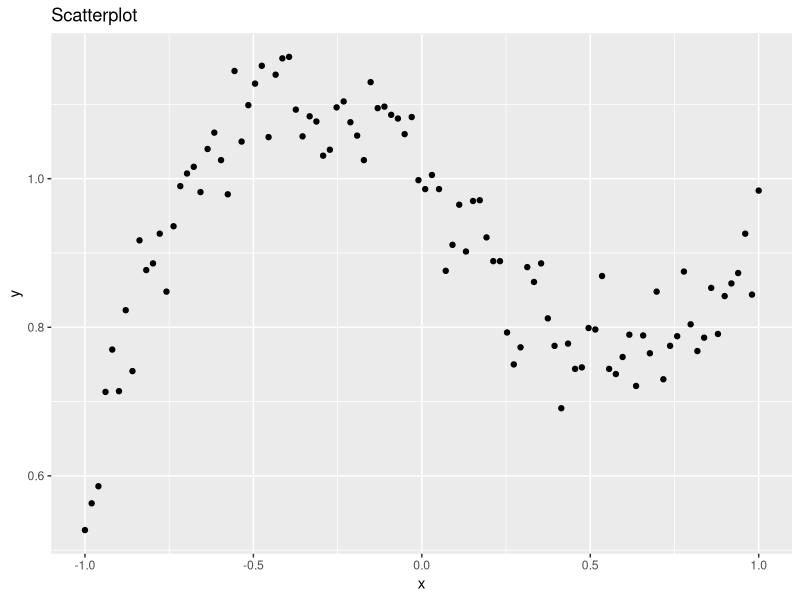
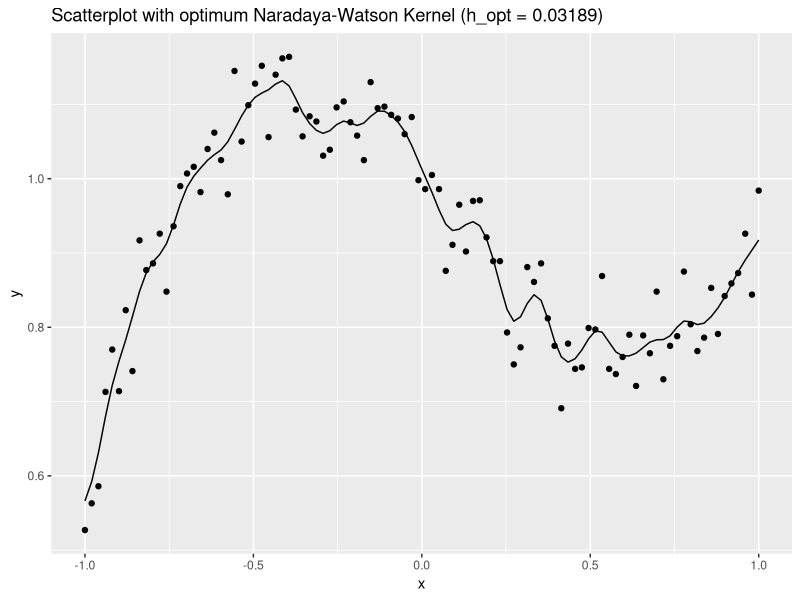
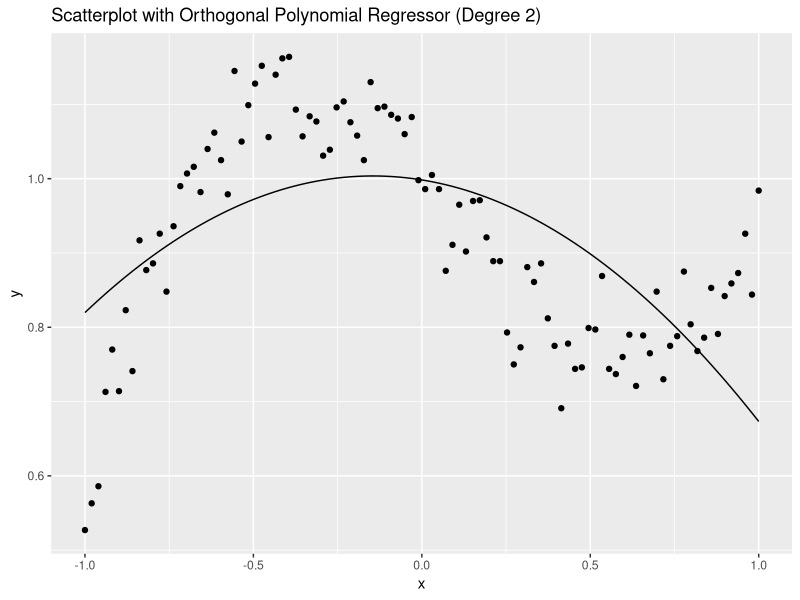
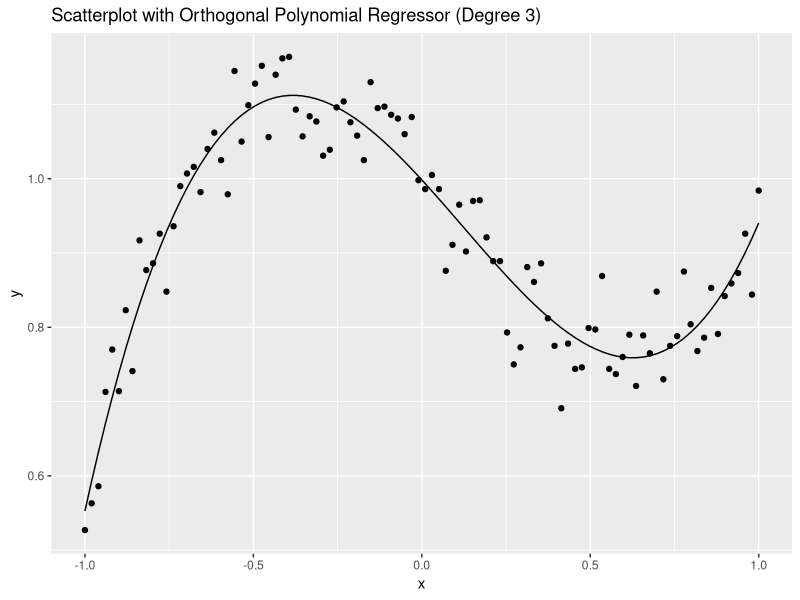
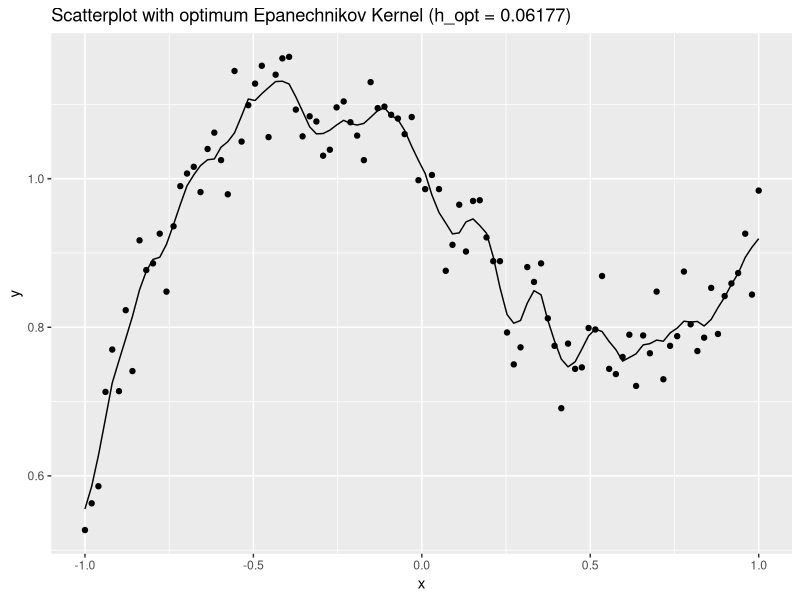

Generate these figures, in order, with R:

library(ggplot2)

data <- read.csv('./data/mountain-chain-1.csv')

ggplot(data, aes(x, y)) + geom_point() + ggtitle("Scatterplot")

get_h_opt_with_one_out_of_sample_cv <- function(kernel, x, y) {
    #
    # Get optimum h with one-out-of-sample cross-validation.
    # This function can be used with different kernels by simply
    # passing a function through the `kernel` parameter that
    # accepts `x`, `y`, `x_new`, and `h` as parameters, where `x`
    # and `y` does not include the current sample.
    #
    h_opt <- 0
    h_cv <- 100
    for (h in seq(0.005, 1, length = 1000)) {
        h_cv_current <- 0
        for (i in 1:length(x)) {
            h_cv_current <- (
                h_cv_current +
                (y[i] - kernel(x[i], x[-i], y[-i], h))^2
            )
        }
        if (h_cv_current < h_cv) {
            h_cv <- h_cv_current
            h_opt <- h
        }
    }
    return(h_opt)
}

#
# Naradaya-Watson Non-Parametric Regression with Gaussian Kernel
#

naradaya_watson_with_gaussian_kernel <- function(x_new, x, y, h) {
    d <- (x_new - x) / h
    k <- dnorm(d)
    v <- y * k
    return(sum(v) / sum(k))
}

h_opt <- get_h_opt_with_one_out_of_sample_cv(
    naradaya_watson_with_gaussian_kernel, data$x, data$y)

y_hat <- unlist(lapply(
    data$x, naradaya_watson_with_gaussian_kernel, data$x, data$y, h_opt))

ggplot(data, aes(x, y)) +
    geom_point() +
    geom_line(aes(y = y_hat)) +
    ggtitle(paste(
        "Scatterplot with optimum Naradaya-Watson Kernel (h_opt = ",
        round(h_opt, 5), ")", sep = ""))

#
# Orthogonal Polynomial Regressor (Degree = 2)
#

y_hat <- predict(lm(data$y ~ poly(data$x, 2)))

ggplot(data, aes(x, y)) +
    geom_point() +
    geom_line(aes(y = y_hat)) +
    ggtitle("Scatterplot with Orthogonal Polynomial Regressor (Degree 2)")

#
# Orthogonal Polynomial Regressor (Degree = 3)
#

y_hat <- predict(lm(data$y ~ poly(data$x, 3)))

ggplot(data, aes(x, y)) +
    geom_point() +
    geom_line(aes(y = y_hat)) +
    ggtitle("Scatterplot with Orthogonal Polynomial Regressor (Degree 3)")

#
# Naradaya-Watson Non-Parametric Regression with Epanechnikov Kernel
#

naradaya_watson_with_epanechnikov_kernel <- function(x_new, x, y, h) {
    d <- (x_new - x) / h
    k <- numeric(length(d))
    for (i in 1:length(d)) {
        if (abs(d[i]) <= 1) {
            k[i] <- 3/4*(1 - d[i]^2)
        } else {
            k[i] <- 0
        }
    }
    v <- y * k
    if (sum(k) > 0) {
        return(sum(v) / sum(k))
    } else {
        return(0)
    }
}

h_opt <- get_h_opt_with_one_out_of_sample_cv(
    naradaya_watson_with_epanechnikov_kernel, data$x, data$y)

y_hat <- unlist(lapply(
    data$x, naradaya_watson_with_epanechnikov_kernel, data$x, data$y, h_opt))

ggplot(data, aes(x, y)) +
    geom_point() +
    geom_line(aes(y = y_hat)) +
    ggtitle(paste(
        "Scatterplot with optimum Epanechnikov Kernel (h_opt = ",
        round(h_opt, 5), ")", sep = ""))
